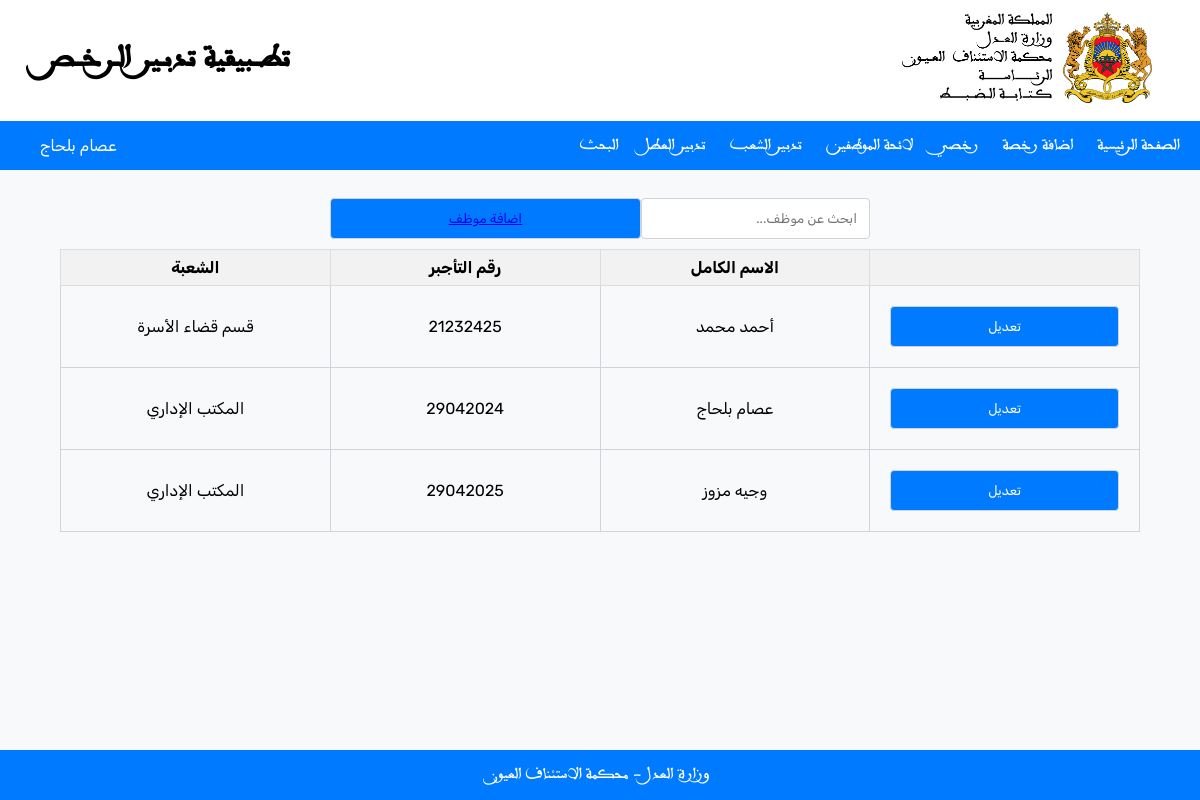
/all_employees (signed in), run on the app's committed database.
### Manager/models.py (models this page shows, shortened)
class Employee(models.Model):
    username = models.OneToOneField(User, null=True, on_delete=models.CASCADE)
    full_name = models.CharField(max_length=100)
    PPR = models.CharField(max_length=100, blank=True, null=True)
    department = models.ForeignKey(Department, on_delete=models.CASCADE)
    isAdmin = models.BooleanField(default=False)

class Department(models.Model):
    name = models.CharField(max_length=100)
    def __str__(self):
        return self.name

### Manager/views.py (the view)
# urls.py: path('all_employees', all_employees, name='all_employees'),
@login_required()
def all_employees(request):
    employees = Employee.objects.all().order_by('full_name')
    paginator = Paginator(employees, 10)
    page = request.GET.get('page')
    try:
        employees = paginator.page(page)
    except PageNotAnInteger:
        employees = paginator.page(1)
    except EmptyPage:
        employees = paginator.page(paginator.num_pages)
    return render(request, 'all_employees.html', {'employees': employees})

### Manager/templates/all_employees.html (shortened to what this page needs)
<!DOCTYPE html>
<html lang="ar" dir="rtl">
    <head>
        {% load static %}
        <link rel="stylesheet" type="text/css" href="{% static 'home.css' %}">
    </head>
    <body>
        <div class="header">
            <a href="/home">
                <img class="logo" src="{% static 'images\logo.png' %}" alt="Logo">
            </a>
            <h1 class="title">تطــبيقية تدبـير الـرخــص</h1>
        </div>
        <div class="navbar">
        {% if request.user.employee.isAdmin %}
                <ul>
                    <li><a href="/admin_home">الصفحة الرئيسية</a></li>
                    <li><a href="/add_leave"> اضافة رخصة </a></li>
                    <li><a href="/my_leaves"> رخصي </a></li>
                    <li><a href="/all_employees"> لائحة الموظفين </a></li>
                    <li><a href="/add_department"> تدبير الشعب </a></li>
                    <li><a href="/manage_holidays"> تدبير العطل </a></li>
                    <li><a href="/search"> البحث </a> </li>
                </ul>
                <ul>
                    <li class="username">{{ request.user.get_full_name }}</li>
                </ul>
        {% endif %}
        </div>
        <div class="body">
            <main>
                <div class="search-container">
    <input type="text" id="searchInput" placeholder="ابحث عن موظف...">
    <button class="add-employee-btn"><a href="{% url 'add_employee' %}">اضافة موظف</a></button>
</div>
                <table>
                    <tr>
                        <th></th>
                        <th>الاسم الكامل</th>
                        <th>رقم التأجبر</th>
                        <th>الشعبة</th>
                    </tr>
                    {% for employee in employees %}
                    <tr class="employeeRow">
                        <td><a href="{% url 'edit_employee' employee.id %}"><button>تعديل</button></a></td>
                        <td>{{ employee.full_name }}</td>
                        <td>{{ employee.username }}</td>
                        <td>{{ employee.department }}</td>
                    </tr>
                    {% empty %}
                    <tr>
                        <td colspan="4">لا يوجد موظفين</td>
                    </tr>
                    {% endfor %}
                </table>
                <br>
            </main>
        </div>
        <div class="footer">
            <p class="copyright">وزارة العدل - محكمة الاستئناف العيون</p>
        </div>
    </body>
</html>

### Manager/static/home.css (style rules this page uses)
body { font-family: Arabswell, sans-serif; margin: 0; padding: 0; text-align: center; background-color: #f8f9fa; }
.title { font-family: Arabswell, sans-serif; }
.header { font-family: Arabswell, sans-serif; background-color: white; padding: 1% 4%; display: flex; align-items: center; justify-content: space-between; }
.logo { width: 250px; height: auto; }
.footer { color: white; background-color: #007bff; position: fixed; left: 0; bottom: 0; width: 100%; text-align: center; }
.username { float: left; }
.body { padding-top: 1.5%; padding-bottom: 10%; }
.username { font-family: Rubik, serif; }
table { font-family: Rubik, serif; width: 90%; border-collapse: collapse; margin-left: auto; margin-right: auto; }
.body td { padding: 10px; border: 1px solid #ced4da; text-align: center; }
.navbar { background-color: #007bff; color: #fff; display: flex; justify-content: space-between; align-items: center; padding: 15px 20px; }
.navbar ul { list-style-type: none; margin: 0; padding: 0; }
.navbar li { display: inline; margin-left: 20px; }
.navbar li a { text-decoration: none; color: #FFF; }
main input[type="name"], main input[type="text"], main input[type="password"], main input[type="button"], main input[type="number"], main button, main input[type="date"], select { font-family: Rubik, serif; width: calc(100% - 20px); padding: 12px; margin-bottom: 10px; margin-top: 10px; border: 1px solid #ced4da; border-radius: 4px; box-sizing: border-box; }
main button { background-color: #007bff; color: white; }
th, td { border: 1px solid #ddd; padding: 8px; text-align: center; width: 18%; }
th { background-color: #f2f2f2; font-weight: bold; }

### Manager/templates/all_employees.html (style rules this page uses)
.search-container { max-width: 45%; margin: 0 auto; padding: 0 5%; display: flex; align-items: center; justify-content: space-between; }
#searchInput { width: 70%; }

### data on the page
Employee: full_name "أحمد محمد", username "21232425", department "قسم قضاء الأسرة"
Employee: full_name "عصام بلحاج", username "29042024", department "المكتب الإداري"
Employee: full_name "وجيه مزوز", username "29042025", department "المكتب الإداري"

### other printed values
{{ request.user.get_full_name }} "عصام بلحاج"
